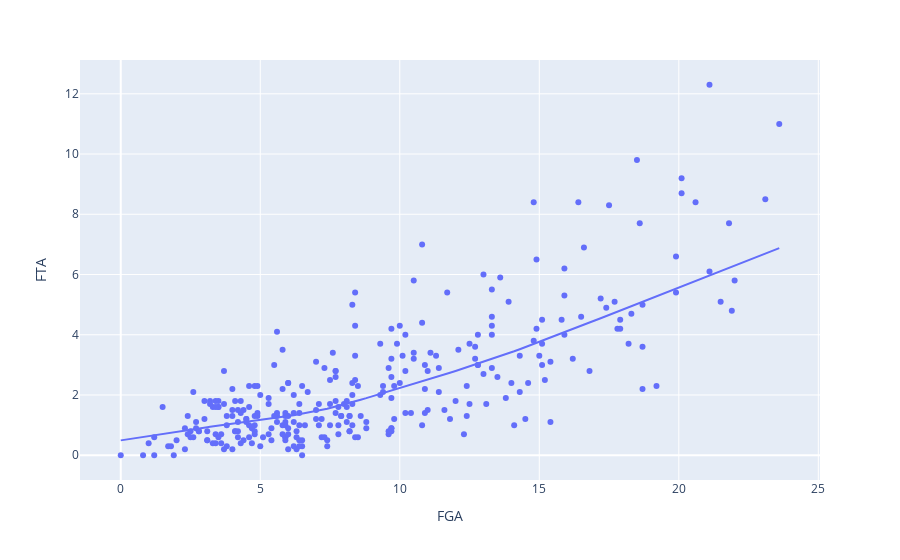

Notebook source saved alongside this figure:
### Code cell
from sklearn.decomposition import PCA
import plotly.express as px

fig = px.scatter(df, x='FGA', y='FTA',
                 hover_name='Player',
                 trendline="lowess")
fig.show()

print(df.columns)
# try to prove mickey mouse calls




# X = np.array(df[all_features])
# print(X)
# df[all_features]

# pca = PCA(n_components=2)

# principalComponents = pca.fit_transform(X)

# plt.scatter(principalComponents[:,0],
#             principalComponents[:,1])
# plt.show()

### Figure 1 — Plotly figure (JSON) as saved in the notebook; plotly's stock layout.template omitted (floating-point values rounded to 4 significant figures; data arrays with more than 128 entries replaced by an {"elided": "..."} marker saying what was removed)
{"data": [{"hovertemplate": "<b>%{hovertext}</b><br><br>FGA=%{x}<br>FTA=%{y}<extra></extra>", "hovertext": {"elided": "297 str values"}, "legendgroup": "", "marker": {"color": "#636efa", "symbol": "circle"}, "mode": "markers", "name": "", "orientation": "v", "showlegend": false, "type": "scatter", "x": {"elided": "297 float values"}, "xaxis": "x", "y": {"elided": "297 float values"}, "yaxis": "y"}, {"hovertemplate": "<b>LOWESS trendline</b><br><br>FGA=%{x}<br>FTA=%{y} <b>(trend)</b><extra></extra>", "legendgroup": "", "marker": {"color": "#636efa", "symbol": "circle"}, "mode": "lines", "name": "", "showlegend": false, "type": "scatter", "x": {"elided": "297 float values"}, "xaxis": "x", "y": {"elided": "297 float values"}, "yaxis": "y"}], "layout": {"legend": {"tracegroupgap": 0}, "margin": {"t": 60}, "xaxis": {"anchor": "y", "domain": [0, 1], "title": {"text": "FGA"}}, "yaxis": {"anchor": "x", "domain": [0, 1], "title": {"text": "FTA"}}}}
